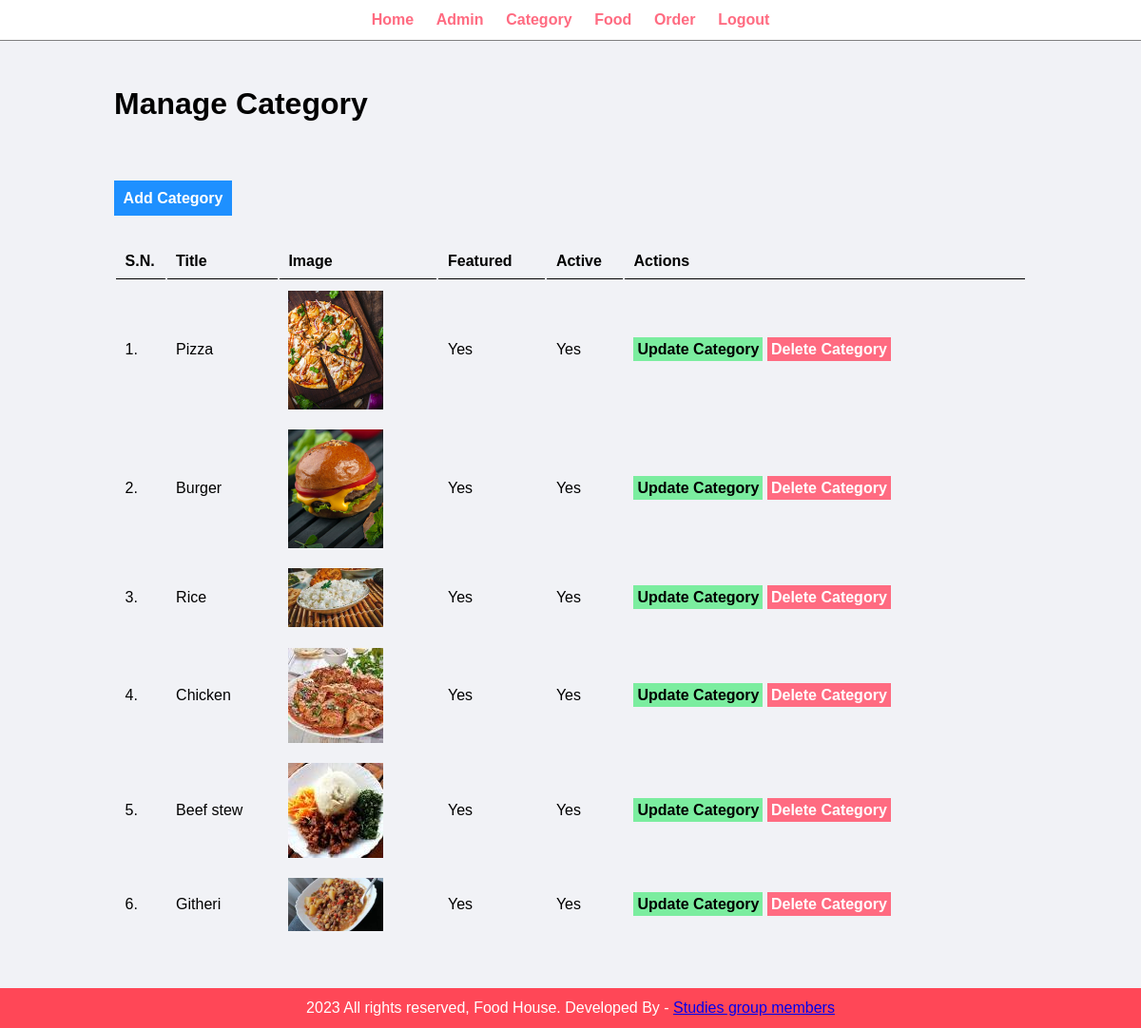
Screenshot of /admin/manage-category.php (signed in) with the database file from the repository.
### tables this page shows
CREATE TABLE `tbl_category` (
  `id` int(10) UNSIGNED NOT NULL,
  `title` varchar(100) NOT NULL,
  `image_name` varchar(255) NOT NULL,
  `featured` varchar(10) NOT NULL,
  `active` varchar(10) NOT NULL
);

### admin/manage-category.php (the view, shortened to what this page needs)
<?php include('partials/menu.php'); ?>
<div class="main-content">
    <div class="wrapper">
        <h1>Manage Category</h1>
        <br /><br />
        <br><br>
                <a href="<?php echo SITEURL; ?>admin/add-category.php" class="btn-primary">Add Category</a>
                <br /><br /><br />
                <table class="tbl-full">
                    <tr>
                        <th>S.N.</th>
                        <th>Title</th>
                        <th>Image</th>
                        <th>Featured</th>
                        <th>Active</th>
                        <th>Actions</th>
                    </tr>
                    <?php
                        $sql = "SELECT * FROM tbl_category";
                        $res = mysqli_query($conn, $sql);
                        $count = mysqli_num_rows($res);
                        $sn=1;
                        if($count>0)
                        {
                            while($row=mysqli_fetch_assoc($res))
                            {
                                $id = $row['id'];
                                $title = $row['title'];
                                $image_name = $row['image_name'];
                                $featured = $row['featured'];
                                $active = $row['active'];
                                ?>
                                    <tr>
                                        <td><?php echo $sn++; ?>. </td>
                                        <td><?php echo $title; ?></td>
                                        <td>
                                            <?php
                                                if($image_name!="")
                                                {
                                                    ?>
                                                    <img src="<?php echo SITEURL; ?>images/category/<?php echo $image_name; ?>" width="100px" >
                                                    <?php
                                                }
                                                else
                                                {
                                                    echo "<div class='error'>Image not Added.</div>";
                                                }
                                            ?>
                                        </td>
                                        <td><?php echo $featured; ?></td>
                                        <td><?php echo $active; ?></td>
                                        <td>
                                            <a href="<?php echo SITEURL; ?>admin/update-category.php?id=<?php echo $id; ?>" class="btn-secondary">Update Category</a>
                                            <a href="<?php echo SITEURL; ?>admin/delete-category.php?id=<?php echo $id; ?>&image_name=<?php echo $image_name; ?>" class="btn-danger">Delete Category</a>
                                        </td>
                                    </tr>
                                <?php
                            }
                        }
                        else
                        {
                            ?>
                            <tr>
                                <td colspan="6"><div class="error">No Category Added.</div></td>
                            </tr>
                            <?php
                        }
                    ?>
                </table>
    </div>
</div>
<?php include('partials/footer.php'); ?>

### css/admin.css (style rules this page uses)
* { margin: 0; padding: 0; font-family: Arial, Helvetica, sans-serif; }
.wrapper { padding: 1%; width: 80%; margin: 0 auto; }
.tbl-full { width: 100%; }
table tr th { border-bottom: 1px solid black; padding: 1%; text-align: left; }
table tr td { padding: 1%; }
.btn-primary { background-color: #1e90ff; padding: 1%; color: white; text-decoration: none; font-weight: bold; }
.btn-secondary { background-color: #7bed9f; padding: 1%; color: black; text-decoration: none; font-weight: bold; }
.btn-danger { background-color: #ff6b81; padding: 1%; color: white; text-decoration: none; font-weight: bold; }
.main-content { background-color: #f1f2f6; padding: 3% 0; }

### rows the page displays
tbl_category: title "Pizza", image_name (picture), featured "Yes", active "Yes"
tbl_category: title "Burger", image_name (picture), featured "Yes", active "Yes"
tbl_category: title "Rice", image_name (picture), featured "Yes", active "Yes"
tbl_category: title "Chicken", image_name (picture), featured "Yes", active "Yes"
tbl_category: title "Beef stew", image_name (picture), featured "Yes", active "Yes"
tbl_category: title "Githeri", image_name (picture), featured "Yes", active "Yes"
